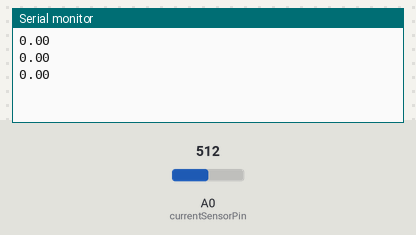
Bench run of a sketch on a simulated ATtiny85, built with avr-gcc and run on an emulated ATtiny85. Shown: the last lines printed to the serial monitor. Inputs (shaded band) come from the test bench; at power-on: A0 (currentSensorPin) = 512.

Above: at 1.2 s.
1.3 s: A0 (currentSensorPin) set to 716
At 1.9 s:
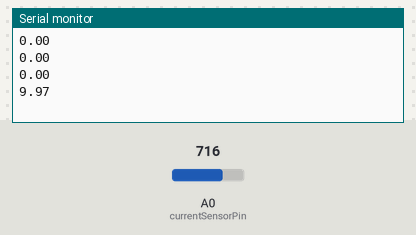
2.8 s: A0 (currentSensorPin) set to 900
At 3.5 s:
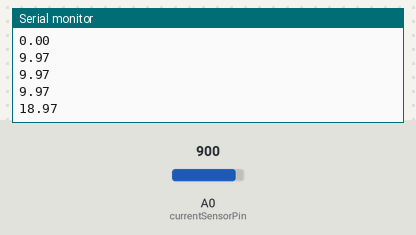
Timing chart, 0 to 5.8 s (numbered marks = the images above; inputs shaded):
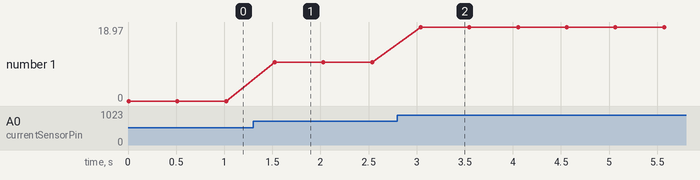

Measured:
- after the input at 1.3 s, the serial monitor: prints a new line after 0.22 s (image 1)
- after the input at 2.8 s, the serial monitor: prints a new line after 0.24 s (image 2)
- plotted number 1: 0 → 9.97 after the input at 1.3 s, 9.97 → 18.97 after the input at 2.8 s

The sketch:

_20AcurrentSensor.ino
```cpp
// (licence header left out)
/***********Notice and Trouble shooting***************
 1.Connection and Diagram can be found here, http://www.dfrobot.com/wiki/index.php?title=20A_Current_Sensor_SKU:SEN0214
 2.This code is tested on Arduino Uno.
 ****************************************************/

const int currentSensorPin = A0; //define sensor pin
const int mVperAmp = 100; // use 185 for 5A Module, and 66 for 30A Module
float Vref  = 0; //read your Vcc voltage,typical voltage should be 5000mV(5.0V)

void setup()
{
    Serial.begin(115200);
    Vref = readVref(); //read the reference votage(default:VCC)
}

void loop()
{
    /*If you are reading DC current, use this function to read DC current*/
    float CurrentValue =  readDCCurrent(currentSensorPin);
    /*If you are reading AC current, use this function to read AC current*/
    //float CurrentValue =  readACCurrent(currentSensorPin);
	Serial.println(CurrentValue);
    delay(500);
}

/*read DC Current Value function*/
float readDCCurrent(int Pin)
{
    int analogValueArray[31];
    for(int index=0;index<31;index++)
    {
      analogValueArray[index]=analogRead(Pin);
    }
    int i,j,tempValue;
    for (j = 0; j < 31 - 1; j ++)
    {
        for (i = 0; i < 31 - 1 - j; i ++)
        {
            if (analogValueArray[i] > analogValueArray[i + 1])
            {
                tempValue = analogValueArray[i];
                analogValueArray[i] = analogValueArray[i + 1];
                analogValueArray[i + 1] = tempValue;
            }
        }
    }
    float medianValue = analogValueArray[(31 - 1) / 2];
    float DCCurrentValue = (medianValue / 1024.0 * Vref - Vref / 2.0) / mVperAmp;  //Sensitivity:100mV/A, 0A @ Vcc/2
    return DCCurrentValue;
}

/*read AC Current Value function*/
float readACCurrent(int Pin)
{
   int analogValue;             //analog value read from the sensor output pin
   int maxValue = 0;            // store max value
   int minValue = 1024;         // store min value
   unsigned long start_time = millis();
   while((millis()-start_time) < 200) //sample for 0.2s
   {
       analogValue = analogRead(Pin);
       if (analogValue > maxValue)
       {
           maxValue = analogValue;
       }
       if (analogValue < minValue)
       {
           minValue = analogValue;
       }
   }
   float Vpp = (maxValue - minValue) * Vref / 1024.0;
   float Vrms = Vpp / 2.0 * 0.707 / mVperAmp; //Vpp -> Vrms
   return Vrms;
}

/*read reference voltage*/
long readVref()
{
    long result;
#if defined(__AVR_ATmega168__) || defined(__AVR_ATmega328__) || defined (__AVR_ATmega328P__)
    ADMUX = _BV(REFS0) | _BV(MUX3) | _BV(MUX2) | _BV(MUX1);
#elif defined(__AVR_ATmega32U4__) || defined(__AVR_ATmega1280__) || defined(__AVR_ATmega2560__) || defined(__AVR_AT90USB1286__)
    ADMUX = _BV(REFS0) | _BV(MUX4) | _BV(MUX3) | _BV(MUX2) | _BV(MUX1);
    ADCSRB &= ~_BV(MUX5);   // Without this the function always returns -1 on the ATmega2560 http://openenergymonitor.org/emon/node/2253#comment-11432
#elif defined (__AVR_ATtiny24__) || defined(__AVR_ATtiny44__) || defined(__AVR_ATtiny84__)
    ADMUX = _BV(MUX5) | _BV(MUX0);
#elif defined (__AVR_ATtiny25__) || defined(__AVR_ATtiny45__) || defined(__AVR_ATtiny85__)
    ADMUX = _BV(MUX3) | _BV(MUX2);
#endif
#if defined(__AVR__)
    delay(2);                                        // Wait for Vref to settle
    ADCSRA |= _BV(ADSC);                             // Convert
    while (bit_is_set(ADCSRA, ADSC));
    result = ADCL;
    result |= ADCH << 8;
    result = 1126400L / result;  //1100mV*1024 ADC steps http://openenergymonitor.org/emon/node/1186
    return result;
#elif defined(__arm__)
    return (3300);                                  //Arduino Due
#else
    return (3300);                                  //Guess that other un-supported architectures will be running a 3.3V!
#endif
}
```
